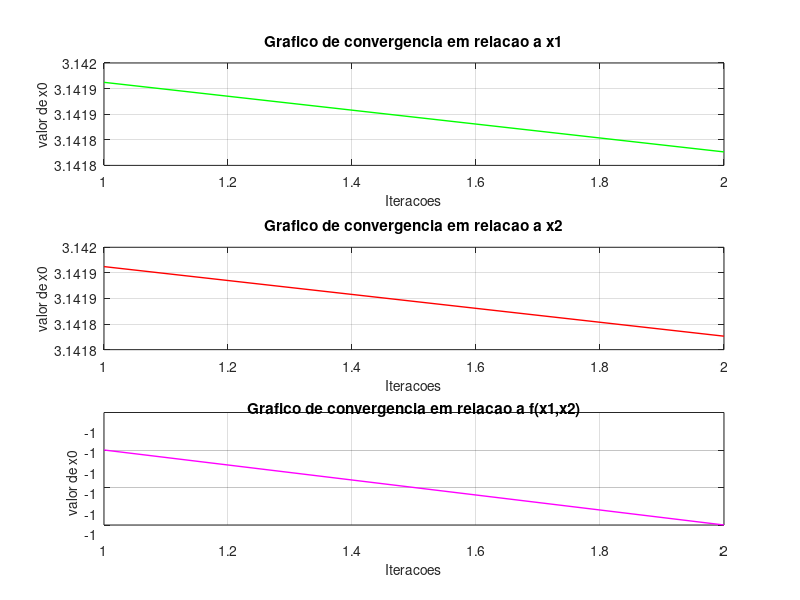
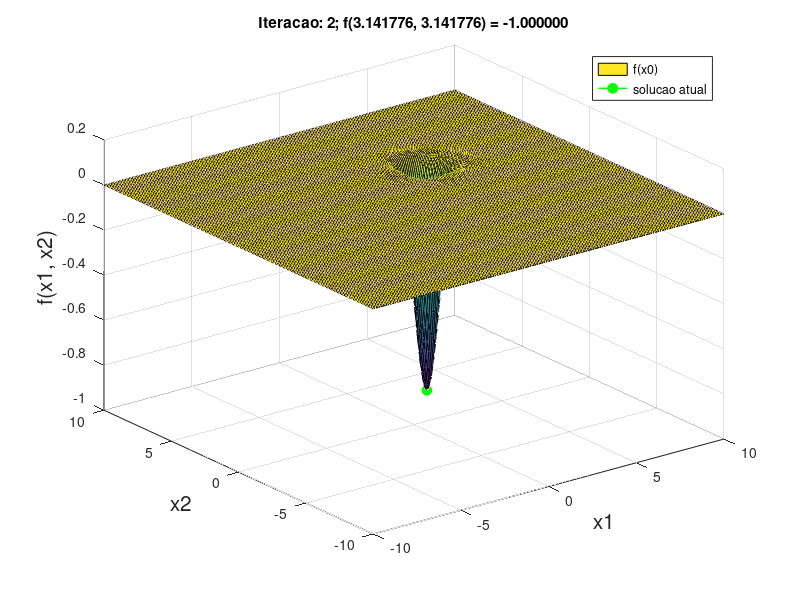

The MATLAB source for these figures, in order:
function newton()
  clc;
  maxinter =1000;
  tolerancia=1e-3;
  x0=[(4.5/5)*pi;
      (4.5/5)*pi];
  resultado = [pi; pi];

  #[x0,cont,todosx,todosfx]=Metodogradient(tolerancia,x0,maxinter);
  [x0,cont,todosx,todosfx]=Metodonewton(tolerancia,x0,maxinter);
  h=heuclidiana(x0,resultado);
  fprintf("distancia heuclidiana:%.6f" ,h);
  fprintf("\nNumero de Iteracoes:%.1f\n" ,cont);
  x0
  grdficodeconvergencia(todosx,todosfx,cont);
  geraGraficoFuncao(todosx, todosfx, cont);


endfunction

function [x0,cont,todosx,todosfx]=Metodogradient(tolerancia,x0,maxinter)

  alfa=0.335;

  todosx=zeros(2,maxinter);
  todosfx=zeros(1,maxinter);

  for cont=1:maxinter
    x1=x0-(alfa*gradient_f(x0));
    todosx(:,cont)=x1;
    todosfx(1,cont)=funcao(x1);

    if(abs(max(x1-x0))<=tolerancia)
      x0=x1;
      break;
    endif
    x0=x1;
  endfor

  todosx=todosx(:,1:cont);
  todosfx=todosfx(1,1:cont);


##   fprintf("\n%.6f", todosfx);
##   fprintf("\n");
##   fprintf("\n%.6f", todosx);

endfunction


function [x0,cont,todosx,todosfx]=Metodonewton(tolerancia,x0,maxinter)
  alfa=0.425;

  todosx=zeros(2,maxinter);
  todosfx=zeros(1,maxinter);

  for cont=1:maxinter
    x1 = x0 - alfa * inv(hessiana(x0)) * gradient_f(x0);
      todosx(:,cont)=x1;
      todosfx(1,cont)=funcao(x1);
    if(abs(max(x1-x0))<=tolerancia)
      x0=x1;
      break;
    endif
    x0=x1;
  endfor

   todosx=todosx(:,1:cont);
   todosfx=todosfx(1,1:cont);

##   fprintf("\n%.6f", todosfx);
##   fprintf("\n");
## fprintf("\n%.6f", todosx);

endfunction

function f=funcao(x0)
  f = -cos(x0(1)) * cos(x0(2)) * exp(-((x0(1)-pi)^2 + (x0(2)-pi)^2));

endfunction

function h = hessiana(x)
  h= [(-exp(-(-pi + x(1))^2 - (-pi + x(2))^2)*cos(x(2))*((-3 + 4*pi^2 - 8*pi*x(1) + 4*x(1)^2)*cos(x(1)) + 4*(-pi + x(1))*sin(x(1)))), (-2*exp(-(-pi + x(1))^2 - (-pi + x(2))^2)*(-pi + x(2))*cos(x(2))*(2*(-pi + x(1))*cos(x(1)) + sin(x(1))) - exp(-(-pi + x(1))^2 - (-pi + x(2))^2)*(2*(-pi + x(1))*cos(x(1)) + sin(x(1)))*sin(x(2)));
          (-2*exp(-(-pi + x(1))^2 - (-pi + x(2))^2)*(-pi + x(1))*cos(x(1))*(2*(-pi + x(2))*cos(x(2)) + sin(x(2))) - exp(-(-pi + x(1))^2 - (-pi + x(2))^2)*sin(x(1))*(2*(-pi + x(2))*cos(x(2)) + sin(x(2)))), (-exp(-(-pi + x(1))^2 - (-pi + x(2))^2)*cos(x(1))*((-3 + 4*pi^2 - 8*pi*x(2) + 4*x(2)^2)*cos(x(2)) + 4*(-pi + x(2))*sin(x(2))))];
endfunction

function gradiente = gradient_f(x0)
  x=x0(1);
  y=x0(2);
    dx = -cos(x0(2)).*( exp(-x0(1).^2+2.*pi.*x0(1)-2*pi^2-x0(2).^2+2.*pi.*x0(2)) .*cos(x0(1)).*(-2.*x0(1)+2*pi) - exp(-x0(1).^2+2.*pi.*x0(1)-2*pi^2-x0(2).^2+2.*pi.*x0(2)) .*sin(x0(1)) );
    dy = -cos(x0(1)).*( exp(-x0(1).^2+2.*pi.*x0(1)-2*pi^2-x0(2).^2+2.*pi.*x0(2)) .*cos(x0(2)).*(-2.*x0(2)+2*pi) - exp(-x0(1).^2+2.*pi.*x0(1)-2*pi^2-x0(2).^2+2.*pi.*x0(2)) .*sin(x0(2)) );
    gradiente = [dx;dy];
end

function dh=heuclidiana(x0,resultado)
  dh = sqrt((x0(1) - resultado(1))^2 + (x0(2) - resultado(2))^2);
 endfunction


%%%%%%%%%%%%%%%%%%%%%%%%%%%%%%%%%%%%%%%%%%%%%%%%%%%%%%%%%%%%%%%%%%%%%%%%%%%%%%%%%%%%%%%%%%%%%%%%%%%%%%%%%%%%%%%%%%%%%%%%%%%%%%%%%%%%%%%%

 function grdficodeconvergencia(todosx,todosfx,cont)
   figure(1);
   subplot(3, 1, 1);
   plot(1:cont,todosx(1,:),'linewidth',1,'color','g');
   set(gca, 'fontsize', 10);
    title('Grafico de convergencia em relacao a x1');
    xlabel('Iteracoes', 'fontsize', 10);
    ylabel('valor de x0', 'fontsize', 10);
    grid on;
   #hold on;
   subplot(3, 1, 2);
   plot(1:cont,todosx(2,:),'linewidth',1,'color','r');
   #hold off;
   set(gca, 'fontsize', 10);
    title('Grafico de convergencia em relacao a x2');
    xlabel('Iteracoes', 'fontsize', 10);
    ylabel('valor de x0', 'fontsize', 10);
    grid on;
    subplot(3, 1, 3);
   plot(1:cont,todosfx(1,:),'linewidth',1,'color','m');
   set(gca, 'fontsize', 10);
    title('Grafico de convergencia em relacao a f(x1,x2)');
    xlabel('Iteracoes', 'fontsize', 10);
    ylabel('valor de x0', 'fontsize', 10);
   grid on;
 endfunction


 ################################################################################



 function geraGraficoFuncao(todosx, todosfx, iter)

  x = -10:0.1:10;
  y = x;
  F = zeros(length(x), length(y), 1);

  for xx = 1:numel(x)
    for yy = 1:numel(y)
      F(xx, yy, 1) = funcao([x(xx); y(yy)]);
    endfor
  endfor

  for cont = 1:iter
    figure(2);
    #subplot(211)
    surf(x, y, F(:, :, 1));
    hold on
    plot3(todosx(2,cont), todosx(1,cont), todosfx(1,cont), 'marker', 'o', 'markersize', 7, 'linewidth', 1, 'color', 'green', 'markerfacecolor', 'green');
    hold off
    set(gca, 'fontsize', 10);
    grid on;
    title(sprintf('Iteracao: %i; f(%.6f, %.6f) = %.6f', cont, todosx(1, cont), todosx(2, cont), todosfx(1, cont)));
    legend('f(x0)', 'solucao atual', 'location', 'northeast');
    xlabel('x1', 'fontsize', 15);
    ylabel('x2', 'fontsize', 15);
    zlabel('f(x1, x2)', 'fontsize', 15);
    pause(0.01);
   endfor

endfunction

